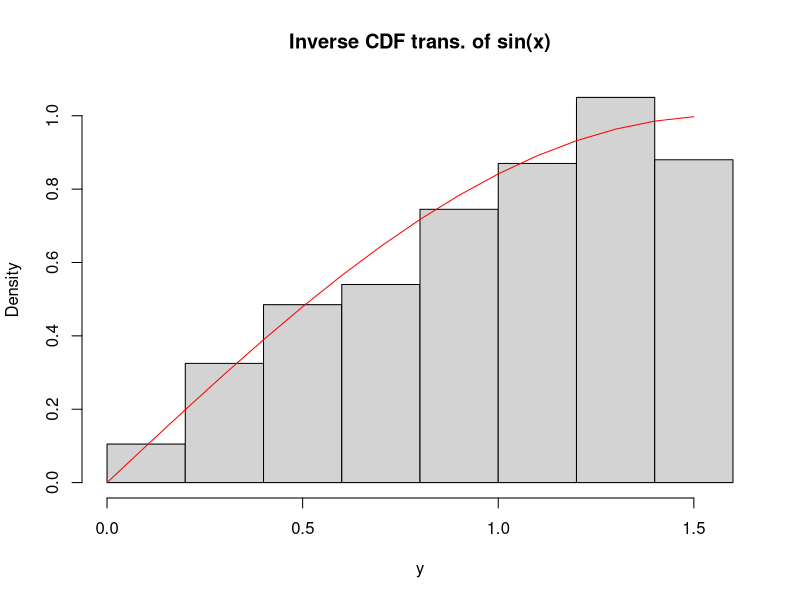
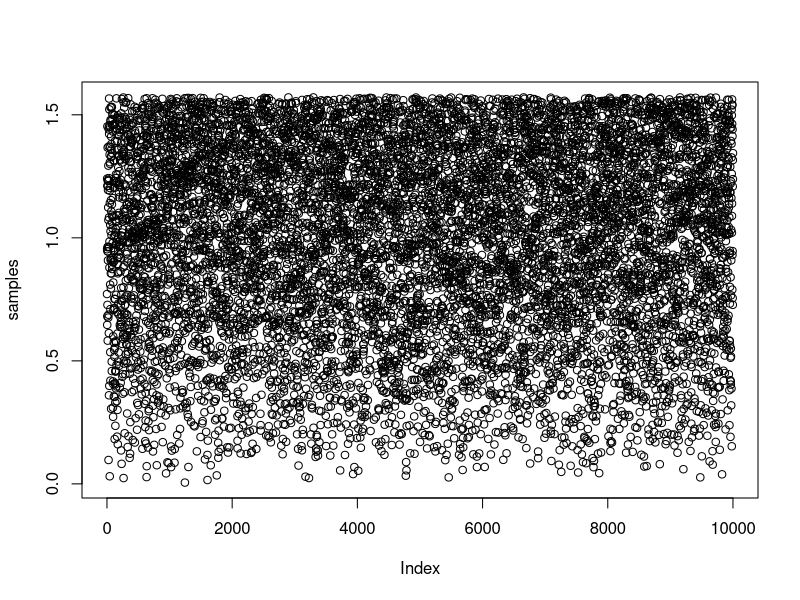
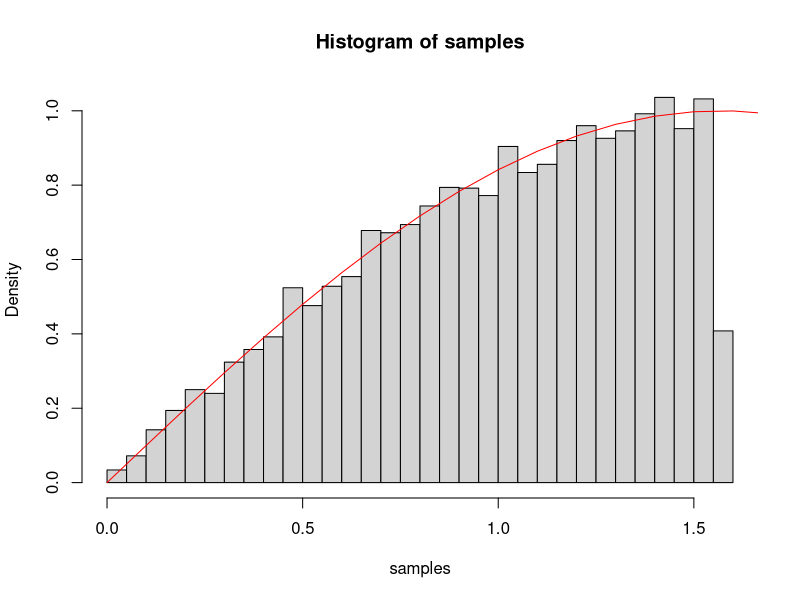
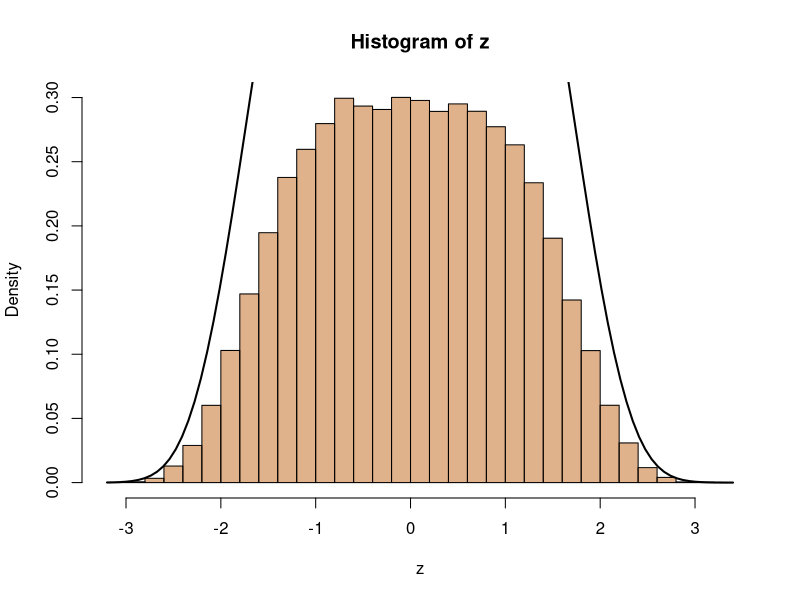
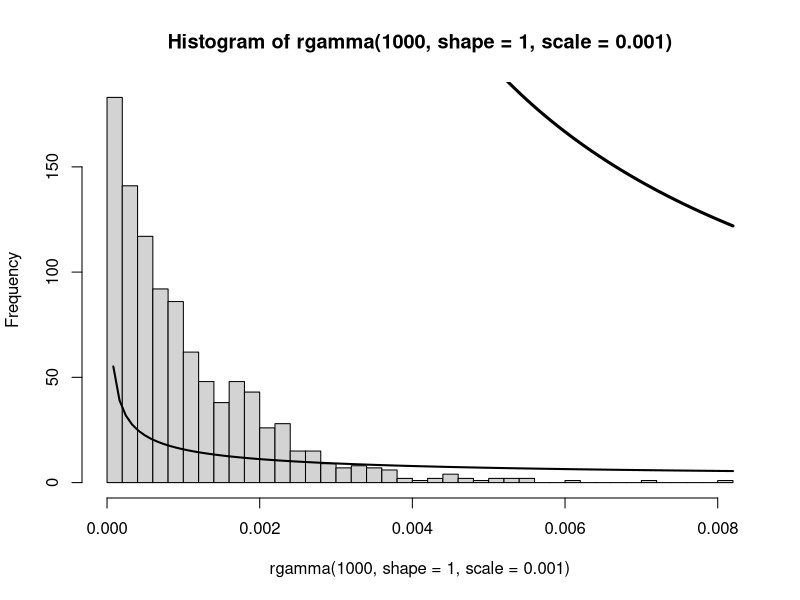

These charts were generated, in order, by the following R code:


### Problem 1
sin_rvgen = function(n=1000) {
  u = runif(n, max = (pi/2))
  x = sin(u)
  return(x)
}

isin_rvgen = function(n=1000) {
  u = runif(n)
  x = acos(1-u)
  return(x)
}

x = seq(0, pi/2, 0.1)
fx = sin(x)
y = isin_rvgen()
hist(y, freq = F, main = "Inverse CDF trans. of sin(x)")
lines(x, fx,  col="red")

## Part 2

arfunc = function(M) {
  while(TRUE) {
    # value between [0,1]
    u = runif(1)
    
    # value from envelope dist
    x = runif(1, min = 0, max = pi/2) 
    if(u <= sin(x) / dunif(x, min = 0, max = pi/2) * M) {
      return(x)
    }
  }
}

n = 10000
samples = rep(0,n)
for(i in 1:n) {
  samples[i] = arfunc(2/pi)
}

plot(samples)
hist(samples, freq = F, breaks = 30)
lines(seq(0, 2, 0.1), sin(seq(0, 2, 0.1)),  col="red")

### PRoblem 2
z = rgamma(1e5, shape = (1/4), rate = (1/12))
z = z^(1/4)
f = runif(1e5)
for(i in 1:1e5) {
  if(f[i] < 0.5) {
    z[i] = z[i] * -1
  }
}
hist(z, breaks = 30, freq = F, col = rgb(0.75,0.4,0.1,0.5)) # z is your sample
lambda = 1/12; alpha = 1/4
target <- function(x){exp(-lambda*x^(1/alpha))/
    integrate(function(x) exp(-lambda*x^(1/alpha)),0,Inf)$value}
curve(target,lwd=2,add=T)

#Problem 3
n = 10
x = rnorm(n*n, mean = 0, sd = 1)
m1 = matrix(data = x, nrow = n, ncol = n)
S_n = (1/n) * (t(m1) %*% m1)
ev = eigen(S_n)$values
Y = n * min(ev)

hist(rgamma(1000, shape = 1, scale = 0.001), breaks = 30)
target = function(y) { ((1+sqrt(y)) / (2 * sqrt(y))) * exp(-1 * (y/2 + sqrt(y))) }
    # integrate(function(y)  ((1+sqrt(y)) / (2*sqrt(y))) * exp(-(y/2 + sqrt(y))), 0, Inf)$value }
curve(target,lwd=2,add=T,from = 0)
alpha = 0.000001
target1 = function(y) {
  y^(alpha) / y^(alpha + 1)
}
curve(target1, lwd=3, add=T)
